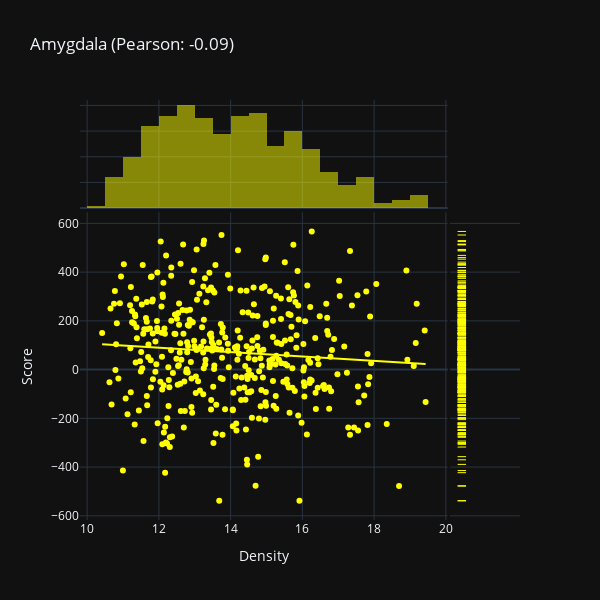

Notebook source saved alongside this figure:
### Code cell
#| label: fig2cell 

fig2 = plot_correlation(df_dict, "Amygdala_Emotion", 'Density', 'Score', 'Amygdala', color='yellow', marker_size=10, marker_opacity=0.7)
fig2.show()

### Figure 1 — Plotly figure (JSON) as saved in the notebook; plotly's stock layout.template omitted (floating-point values rounded to 4 significant figures; data arrays with more than 128 entries replaced by an {"elided": "..."} marker saying what was removed)
{"data": [{"hovertemplate": "Density=%{x}<br>Score=%{y}<extra></extra>", "legendgroup": "", "marker": {"color": "yellow", "symbol": "circle"}, "mode": "markers", "name": "", "orientation": "v", "showlegend": false, "type": "scatter", "x": {"elided": "400 float values"}, "xaxis": "x", "y": {"elided": "400 float values"}, "yaxis": "y"}, {"alignmentgroup": "True", "bingroup": "x", "hovertemplate": "Density=%{x}<br>count=%{y}<extra></extra>", "legendgroup": "", "marker": {"color": "yellow"}, "name": "", "offsetgroup": "", "opacity": 0.5, "showlegend": false, "type": "histogram", "x": {"elided": "400 float values"}, "xaxis": "x3", "yaxis": "y3"}, {"alignmentgroup": "True", "boxpoints": "all", "fillcolor": "rgba(255,255,255,0)", "hoveron": "points", "hovertemplate": "Score=%{y}<extra></extra>", "jitter": 0, "legendgroup": "", "line": {"color": "rgba(255,255,255,0)"}, "marker": {"color": "yellow", "symbol": "line-ew-open"}, "name": "", "offsetgroup": "", "showlegend": false, "type": "box", "xaxis": "x2", "y": {"elided": "400 float values"}, "yaxis": "y2"}, {"hovertemplate": "<b>OLS trendline</b><br>Score = -8.91144 * Density + 196.569<br>R<sup>2</sup>=0.007231<br><br>Density=%{x}<br>Score=%{y} <b>(trend)</b><extra></extra>", "legendgroup": "", "marker": {"color": "yellow", "symbol": "circle"}, "mode": "lines", "name": "", "showlegend": false, "type": "scatter", "x": {"elided": "400 float values"}, "xaxis": "x", "y": {"elided": "400 float values"}, "yaxis": "y"}], "layout": {"barmode": "overlay", "height": 600, "legend": {"tracegroupgap": 0}, "title": {"text": "Amygdala (Pearson: -0.09)"}, "width": 600, "xaxis": {"anchor": "y", "autorange": true, "domain": [0, 0.8358], "range": [9.8, 20.05], "title": {"text": "Density"}, "type": "linear"}, "xaxis2": {"anchor": "y2", "autorange": true, "domain": [0.8408, 1], "matches": "x2", "range": [-0.5447, 0.5], "showgrid": false, "showline": false, "showticklabels": false, "ticks": "", "type": "category"}, "xaxis3": {"anchor": "y3", "autorange": true, "domain": [0, 0.8358], "matches": "x", "range": [9.8, 20.05], "showgrid": true, "showticklabels": false, "type": "linear"}, "xaxis4": {"anchor": "y4", "domain": [0.8408, 1], "matches": "x2", "showgrid": false, "showline": false, "showticklabels": false, "ticks": ""}, "yaxis": {"anchor": "x", "autorange": true, "domain": [0, 0.7326], "range": [-617.2, 645.5], "title": {"text": "Score"}, "type": "linear"}, "yaxis2": {"anchor": "x2", "autorange": true, "domain": [0, 0.7326], "matches": "y", "range": [-617.2, 645.5], "showgrid": true, "showticklabels": false, "type": "linear"}, "yaxis3": {"anchor": "x3", "autorange": true, "domain": [0.7426, 1], "matches": "y3", "range": [0, 42.11], "showgrid": true, "showline": false, "showticklabels": false, "ticks": ""}, "yaxis4": {"anchor": "x4", "domain": [0.7426, 1], "matches": "y3", "showgrid": true, "showline": false, "showticklabels": false, "ticks": ""}}}
